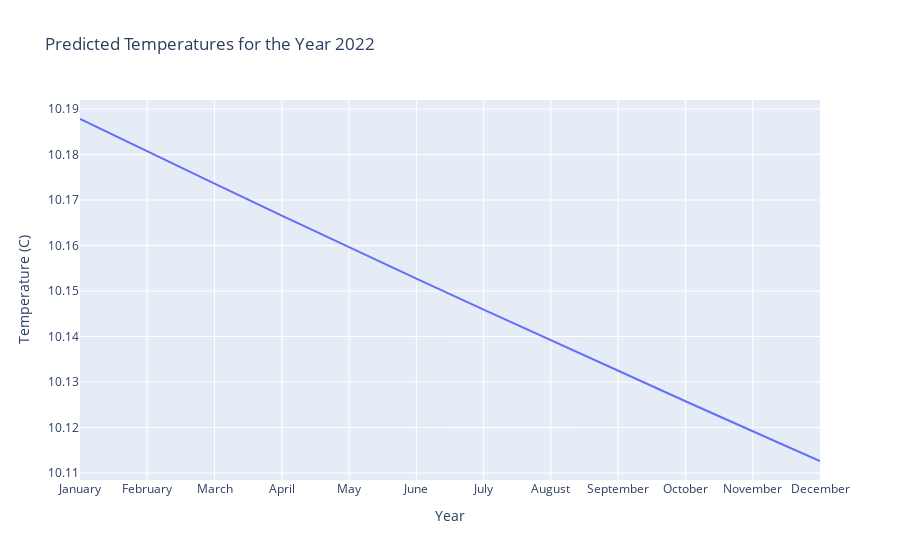

The cell this chart's notebook holds for it:
### Code cell
# plotting the predicted values for the nth year

trace = go.Scatter(
    x = ["January", "February", "March", "April", "May", "June", "July", "August", "September", "October", "November", "December"],
    y = out_of_sample_forecast[-12:],
    mode = 'lines',
    name = 'Average Temperature'
)

layout = go.Layout(
    title='Predicted Temperatures for the Year %d' % (2013+num_years),
    xaxis=dict(
        title='Year',
    ),
    yaxis=dict(
        title='Temperature (C)',
    )
)
data = [trace]

fig = go.Figure(data=data, layout=layout)
iplot(fig)

### Figure 1 — Plotly figure (JSON) as saved in the notebook; plotly's stock layout.template omitted (floating-point values rounded to 4 significant figures)
{"data": [{"mode": "lines", "name": "Average Temperature", "type": "scatter", "x": ["January", "February", "March", "April", "May", "June", "July", "August", "September", "October", "November", "December"], "y": [10.19, 10.18, 10.17, 10.17, 10.16, 10.15, 10.15, 10.14, 10.13, 10.13, 10.12, 10.11]}], "layout": {"title": {"text": "Predicted Temperatures for the Year 2022"}, "xaxis": {"title": {"text": "Year"}}, "yaxis": {"title": {"text": "Temperature (C)"}}}}
